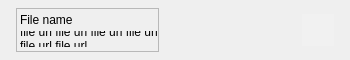
<?xml version="1.0" encoding="UTF-8"?>
<ui version="4.0">
 <class>Form</class>
 <widget class="QWidget" name="Form">
  <property name="geometry">
   <rect>
    <x>0</x>
    <y>0</y>
    <width>350</width>
    <height>60</height>
   </rect>
  </property>
  <property name="windowTitle">
   <string>Form</string>
  </property>
  <layout class="QHBoxLayout" name="horizontalLayout_4">
   <property name="spacing">
    <number>12</number>
   </property>
   <property name="leftMargin">
    <number>16</number>
   </property>
   <property name="topMargin">
    <number>8</number>
   </property>
   <property name="rightMargin">
    <number>16</number>
   </property>
   <property name="bottomMargin">
    <number>8</number>
   </property>
   <item>
    <widget class="QFrame" name="frame">
     <property name="enabled">
      <bool>true</bool>
     </property>
     <property name="frameShape">
      <enum>QFrame::StyledPanel</enum>
     </property>
     <property name="frameShadow">
      <enum>QFrame::Raised</enum>
     </property>
     <property name="lineWidth">
      <number>0</number>
     </property>
     <layout class="QHBoxLayout" name="horizontalLayout_5">
      <property name="spacing">
       <number>8</number>
      </property>
      <property name="leftMargin">
       <number>0</number>
      </property>
      <property name="topMargin">
       <number>4</number>
      </property>
      <property name="rightMargin">
       <number>0</number>
      </property>
      <property name="bottomMargin">
       <number>4</number>
      </property>
      <item>
       <spacer name="horizontalSpacer_2">
        <property name="orientation">
         <enum>Qt::Horizontal</enum>
        </property>
        <property name="sizeType">
         <enum>QSizePolicy::Minimum</enum>
        </property>
        <property name="sizeHint" stdset="0">
         <size>
          <width>3</width>
          <height>20</height>
         </size>
        </property>
       </spacer>
      </item>
      <item>
       <layout class="QVBoxLayout" name="verticalLayout">
        <property name="spacing">
         <number>4</number>
        </property>
        <item>
         <widget class="StrongBodyLabel" name="file_name">
          <property name="frameShadow">
           <enum>QFrame::Plain</enum>
          </property>
          <property name="text">
           <string>File name</string>
          </property>
          <property name="alignment">
           <set>Qt::AlignLeft|Qt::AlignVCenter</set>
          </property>
         <property name="wordWrap"><bool>true</bool></property></widget>
        </item>
        <item>
         <widget class="BodyLabel" name="file_path">
          <property name="text">
           <string>file url file url file url file url file url file url </string>
          </property>
          <property name="alignment">
           <set>Qt::AlignLeft|Qt::AlignVCenter</set>
          </property>
          <property name="wordWrap">
           <bool>true</bool>
          </property>
         </widget>
        </item>
       </layout>
      </item>
     </layout>
    </widget>
   </item>
   <item>
    <spacer name="horizontalSpacer_3">
     <property name="orientation">
      <enum>Qt::Horizontal</enum>
     </property>
     <property name="sizeType">
      <enum>QSizePolicy::Expanding</enum>
     </property>
     <property name="sizeHint" stdset="0">
      <size>
       <width>2</width>
       <height>20</height>
      </size>
     </property>
    </spacer>
   </item>
   <item>
    <widget class="DropDownToolButton" name="file_item_settings">
     <property name="minimumSize">
      <size>
       <width>32</width>
       <height>32</height>
      </size>
     </property>
     <property name="maximumSize">
      <size>
       <width>32</width>
       <height>32</height>
      </size>
     </property>
     <property name="styleSheet">
      <string notr="true">background: rgba(255, 255, 255, 0.1); border: none</string>
     </property>
    </widget>
   </item>
  </layout>
 </widget>
 <customwidgets>
  <customwidget>
   <class>ToolButton</class>
   <extends>QToolButton</extends>
   <header>qfluentwidgets</header>
  </customwidget>
  <customwidget>
   <class>DropDownToolButton</class>
   <extends>ToolButton</extends>
   <header>qfluentwidgets</header>
  </customwidget>
  <customwidget>
   <class>BodyLabel</class>
   <extends>QLabel</extends>
   <header>qfluentwidgets</header>
  </customwidget>
  <customwidget>
   <class>StrongBodyLabel</class>
   <extends>QLabel</extends>
   <header>qfluentwidgets</header>
  </customwidget>
 </customwidgets>
 <resources />
 <connections />
</ui>
